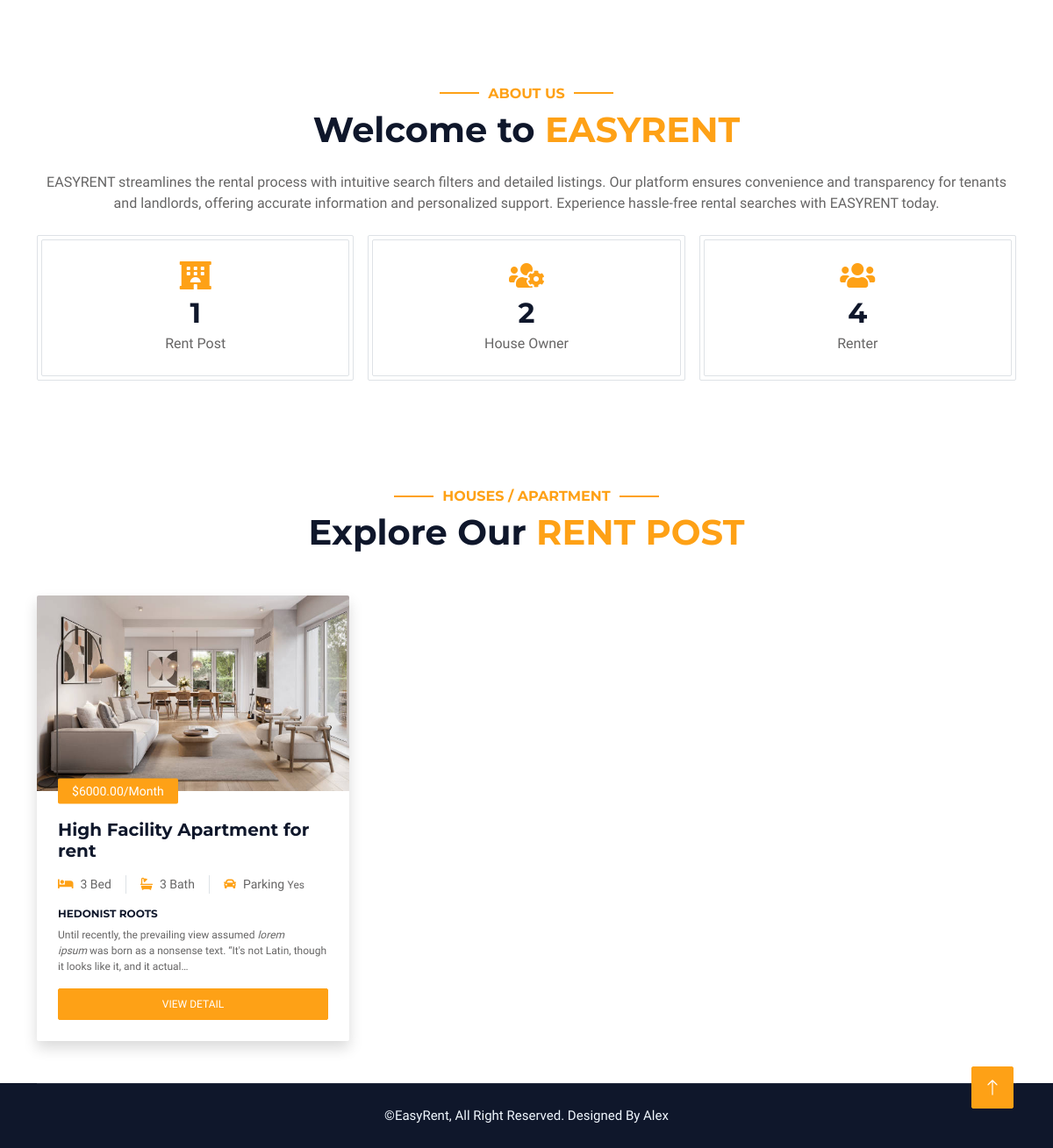
Before: / (lower part) with the older database file.
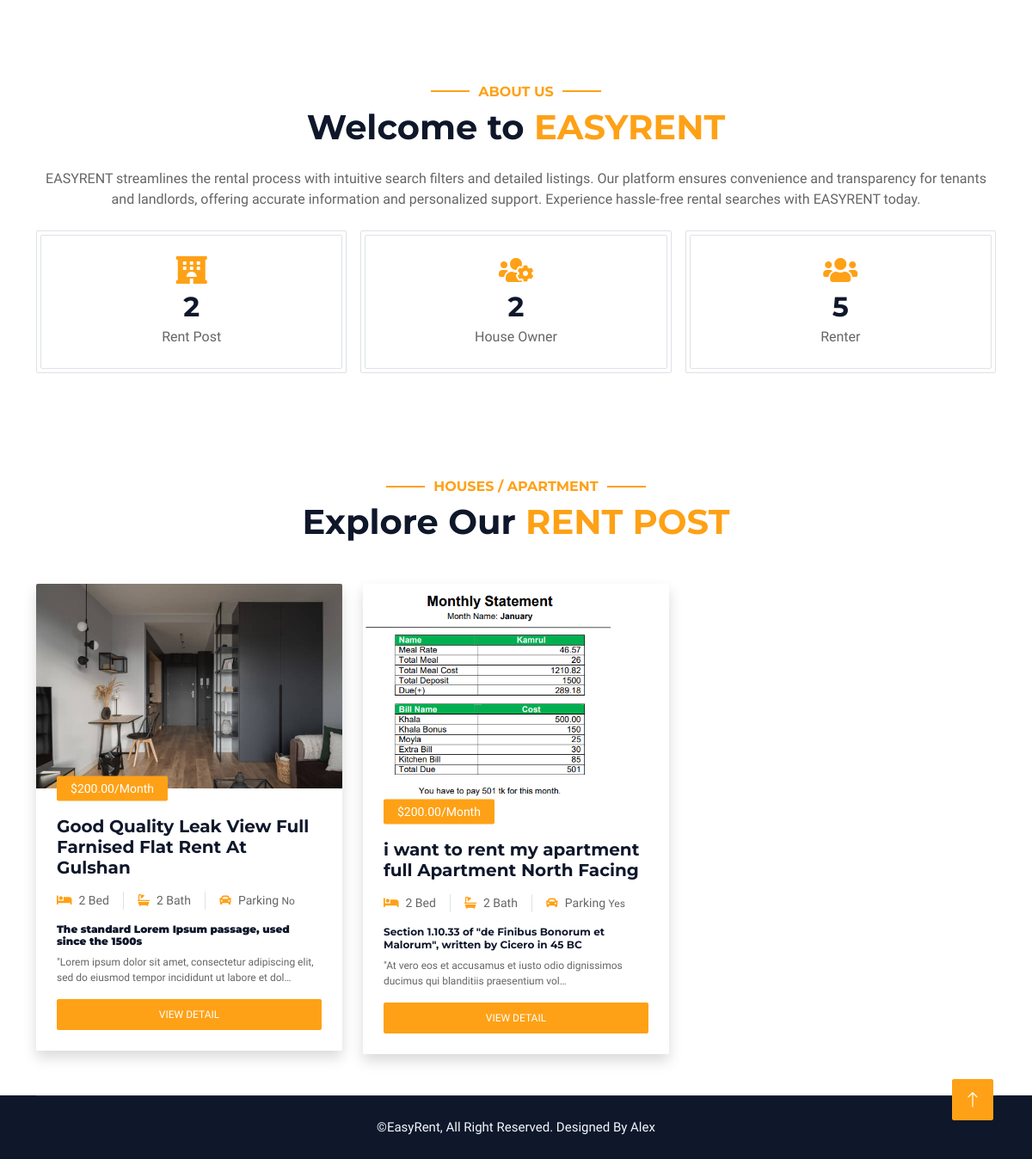
After: the same page with the newer database file.
### App_Rental/models.py (models this page shows, shortened)
class House(models.Model):
    def next_month_first_day():
        today = timezone.localdate()
        first_day_next_month = today.replace(day=1) + timedelta(days=32 - today.day)
        return first_day_next_month
    owner = models.ForeignKey(User, on_delete=models.CASCADE)
    title = models.CharField(max_length=500, blank=False)
    city = models.ForeignKey(City, on_delete=models.DO_NOTHING)
    address = models.CharField(max_length=500, blank=False)
    rent_from = models.DateField(default=next_month_first_day)
    house_type = models.CharField(max_length=10, choices=HOUSE_TYPE_LIST, default="1")
    house_name = models.CharField(max_length=200, null=True)
    house_area = models.IntegerField(default=800)
    description = RichTextField(null=True)
    is_parking = models.BooleanField(default=True)
    total_bedrooms = models.IntegerField(default=0)
    total_bathrooms = models.IntegerField(default=0)
    floor_no = models.IntegerField(default=0)
    map_link =models.CharField(max_length=10000,blank=True)
    monthly_rent = models.DecimalField(max_digits=10, decimal_places=2, default=Decimal('0.00'))
    advacne_rent = models.DecimalField(max_digits=10, decimal_places=2, default=Decimal('0.00'))
    images = models.ManyToManyField('HouseImage', related_name='houses', blank=True)
    is_active=models.BooleanField(default=False)
    is_reject=models.BooleanField(default=False)
    is_rented=models.BooleanField(default=False)
    created=models.DateTimeField(auto_now=True,auto_now_add=False)

class HouseImage(models.Model):
    image = models.ImageField(upload_to='house_photos/')

### HouseRental/views.py (the view)
# urls.py: path('',Home,name='home'),
def Home(request):
    rentpost=House.objects.filter(is_active=True,is_rented=False)
    userlist=UserProfile.objects.all()
    context={
        'toppost':rentpost[:6],
        'totalrent':rentpost.count(),
        'houseowner':userlist.filter(userType="1").count(),
        'renter':userlist.filter(userType="2").count()
    }
    return render(request,'index.html',context)

### templates/index.html (shortened to what the changed rows need)
{% extends 'base.html'%}
{% load static%}
{% block main %}
<div class="container-xxl py-5">
    <div class="container">
        <div class="row g-5 text-center">
            <div class="col-lg-12">
                <h1 class="mb-4">Welcome to <span class="text-primary text-uppercase">EasyRent</span></h1>
                <div class="row g-3 pb-4">
                    <div class="col-sm-4 wow fadeIn">
                        <div class="border rounded p-1">
                            <div class="border rounded text-center p-4">
                                <i class="fa fa-hotel fa-2x text-primary mb-2"></i>
                                <h2 class="mb-1" data-toggle="counter-up">{{totalrent}}</h2>
                                <p class="mb-0">Rent Post</p>
                            </div>
                        </div>
                    </div>
                    <div class="col-sm-4 wow fadeIn" data-wow-delay="0.3s">
                        <div class="border rounded p-1">
                            <div class="border rounded text-center p-4">
                                <h2 class="mb-1" data-toggle="counter-up">{{houseowner}}</h2>
                            </div>
                        </div>
                    </div>
                    <div class="col-sm-4 wow fadeIn" data-wow-delay="0.5s">
                        <div class="border rounded p-1">
                            <div class="border rounded text-center p-4">
                                <i class="fa fa-users fa-2x text-primary mb-2"></i>
                                <h2 class="mb-1" data-toggle="counter-up">{{renter}}</h2>
                                <p class="mb-0">Renter</p>
                            </div>
                        </div>
                    </div>
                </div>
            </div>
        </div>
    </div>
</div>
<div class="container-xxl py-5">
    <div class="container">
        <div class="text-center wow fadeInUp">
            <h1 class="mb-5">Explore Our <span class="text-primary text-uppercase">Rent Post </span></h1>
        </div>
        <div class="row g-4">
            {% for rent in toppost%}
            <div class="col-lg-4 col-md-6">
                <div class="room-item shadow rounded overflow-hidden">
                    <div class="position-relative">
                        <img class="img-fluid" src="{{ rent.images.all.0.image.url }}" style="max-height: 265px;"
                            alt="Rent post image">
                        <small
                            class="position-absolute start-0 top-100 translate-middle-y bg-primary text-white rounded py-1 px-3 ms-4">${{rent.monthly_rent}}/Month</small>
                    </div>
                    <div class="p-4 mt-2">
                        <div class="d-flex justify-content-between mb-3">
                            <h5 class="mb-0">{{rent.title}}</h5>
                        </div>
                        <div class="d-flex mb-3">
                            <small class="border-end me-3 pe-3"><i
                                    class="fa fa-bed text-primary me-2"></i>{{rent.total_bedrooms}}
                                Bed</small>
                            <small class="border-end me-3 pe-3"><i
                                    class="fa fa-bath text-primary me-2"></i>{{rent.total_bathrooms}}
                                Bath</small>
                            <small><i class="fa fa-car text-primary me-2"></i>Parking {% if rent.is_parking == True %}
                                <span>Yes</span>
                                {% else %}<span>No</span>{% endif%}</small>
                        </div>
                        <p class="text-body mb-3">{{rent.description|safe|truncatechars:200}}</p>
                        <div class="d-flex justify-content-between">
                            <a class="btn btn-sm btn-primary rounded py-2 px-4 w-100"
                                href="{% url 'details' rent.id %}">View Detail</a>
                        </div>
                    </div>
                </div>
            </div>
            {% empty%}
            <h3>No post found</h3>
            {% endfor %}
        </div>
    </div>
</div>
{% endblock %}

Changed rows visible on the page:
no longer on this page (row edited): House: images.all.0.image (picture), monthly_rent "6000.00", title "High Facility Apartment for rent", total_bedrooms "3", total_bathrooms "3", is_parking "Yes", description "HEDONIST ROOTS Until recently, the prevailing view assumed lorem ipsum was born as a nonsense text. “It's not Latin, though it looks like it, and it actual…"
now on this page (row edited): House: images.all.0.image (picture), monthly_rent "200.00", title "Good Quality Leak View Full Farnised Flat Rent At Gulshan", total_bedrooms "2", total_bathrooms "2", is_parking "No", description "The standard Lorem Ipsum passage, used since the 1500s \"Lorem ipsum dolor sit amet, consectetur adipiscing elit, sed do eiusmod tempor incididunt ut labore et dol…"
now on this page (row edited): House: images.all.0.image (picture), monthly_rent "200.00", title "i want to rent my apartment full Apartment North Facing", total_bedrooms "2", total_bathrooms "2", is_parking "Yes", description "Section 1.10.33 of \"de Finibus Bonorum et Malorum\", written by Cicero in 45 BC \"At vero eos et accusamus et iusto odio dignissimos ducimus qui blanditiis praesentium vol…"
Other visible differences:
{{ totalrent }}: "1" → "2"
{{ renter }}: "4" → "5"
